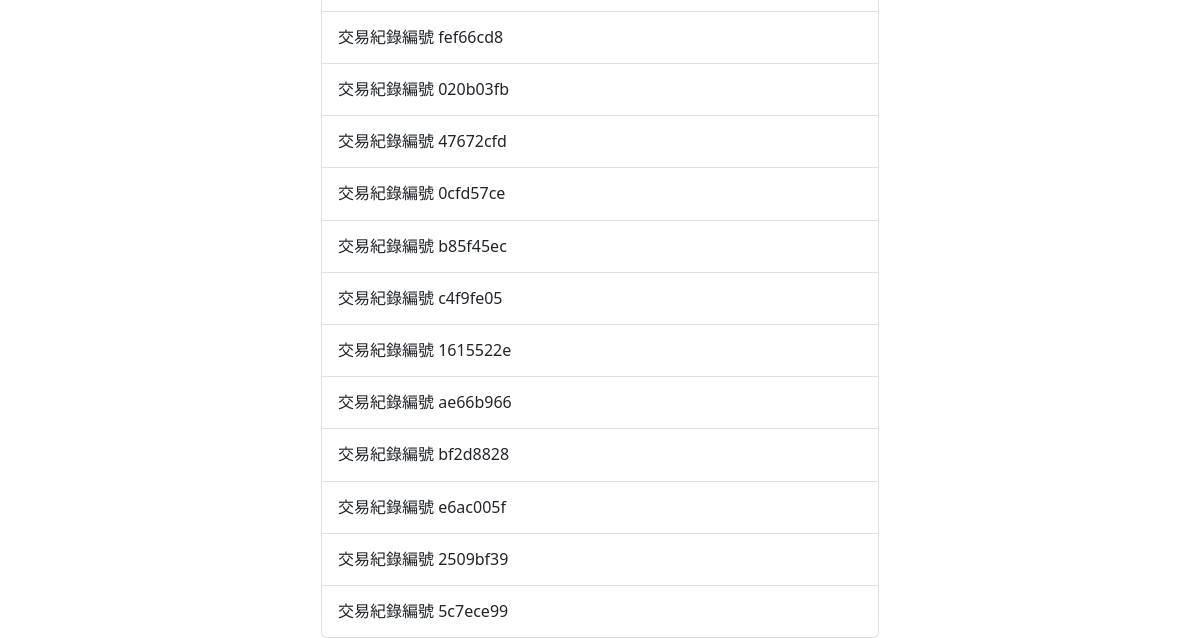
The page /transaction/ (signed in, lower part) on the database as committed earlier.
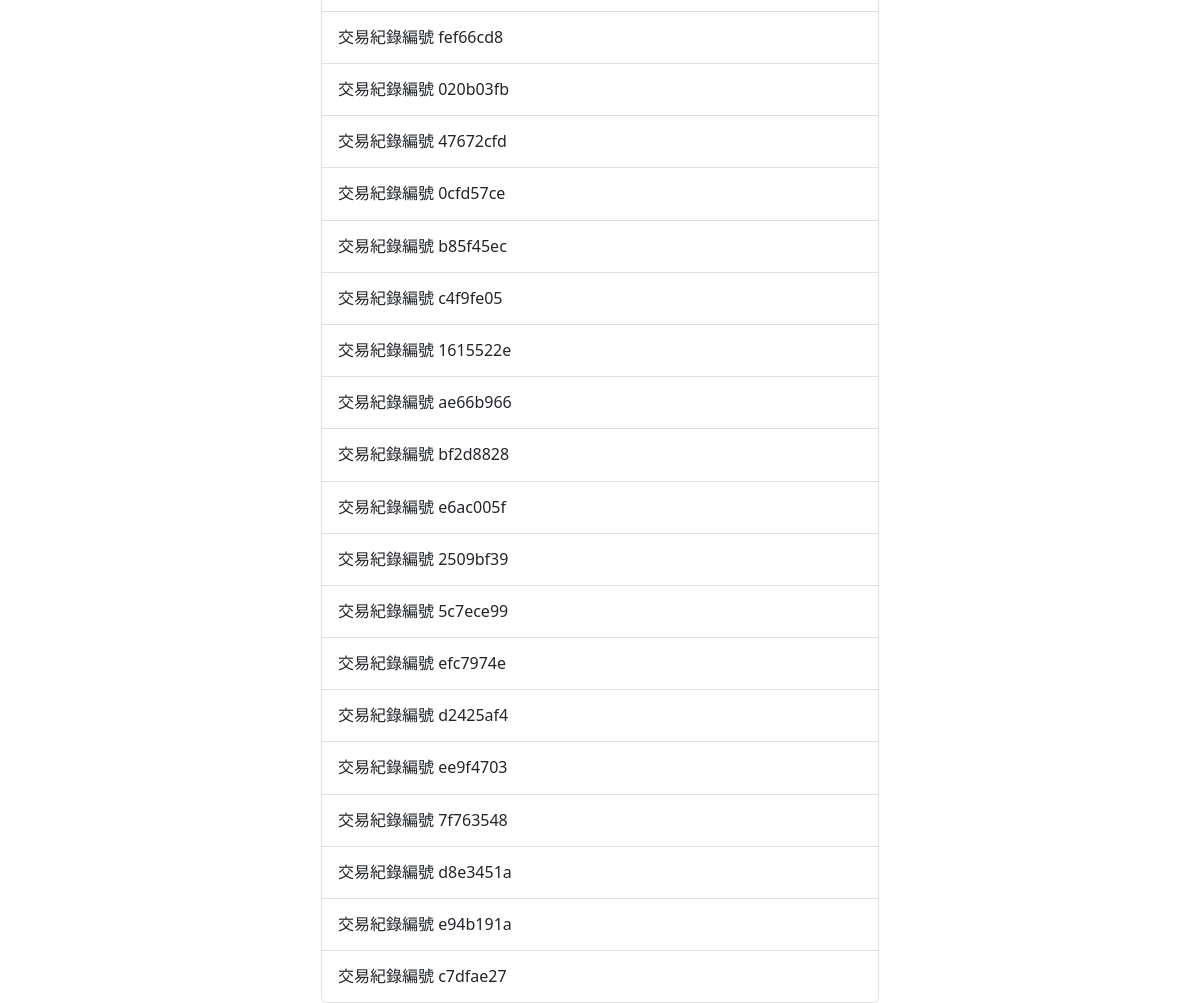
The same page on the database as committed later.
### car_rent/models.py (models this page shows, shortened)
class Transaction(models.Model):
    pick_up_car_time = models.DateTimeField()
    return_car_time = models.DateTimeField()
    transaction_id = models.CharField(max_length=50, blank=True)  # 跟隨order UUID
    transaction_user = models.ForeignKey('User', on_delete=models.SET_NULL, null=True)  # 使用者資訊
    transaction_car = models.CharField(max_length=50, null=True)  # 車輛資訊
    transaction_station = models.CharField(max_length=50, null=True)  # 站點資訊
    pay = models.IntegerField()

### car_rent/views.py (the view)
# urls.py: path('transaction/',TransactionManager),
def TransactionManager(request):
    transaction = {}
    data = []
    user_id = request.session['user_id']
    entry = Transaction.objects.filter(transaction_user=user_id)
    for i in range(len(list(entry))):
        data.append(str(list(entry)[i].transaction_id))
    transaction['trans_ID'] = data
    transaction['user_name'] = request.session.get('user_name')
    return render(request, "transaction.html", transaction)

### templates/transaction.html (shortened to what this page needs)
{% extends "base.html" %}
{% block mainBody %}
    <div class="list-group w-auto">
      {% for trans in trans_ID %}
      <a href="../transaction_detail/{{trans}}/"  class="list-group-item list-group-item-action d-flex gap-3 py-3" aria-current="true">
        <div class="d-flex gap-2 w-100 justify-content-between">
          <div>
            <h6 class="mb-0">交易紀錄編號     {% filter slice:"0:8" %}{{trans}}{% endfilter %}</h6>
          </div>
        </div>
      </a>
      {% endfor %}
    </div>
{% endblock mainBody %}

### templates/base.html (shortened to what this page needs)
<!DOCTYPE html>
<html lang="en">
<head>
    <link href="https://cdn.jsdelivr.net/npm/bootstrap@5.2.3/dist/css/bootstrap.min.css" rel="stylesheet"
>
</head>
<body>
{% load static %}
<div class="container">
    <div class="content-margin">
        {% block mainBody %}{% endblock mainBody %}
    </div>
</div>
</body>
</html>

### templates/base.html (style rules this page uses)
.content-margin { margin-left: 25%; margin-right: 25%; }

Rows that differ between the two databases and show on the page:
added Transaction: transaction "efc7974e"
added Transaction: transaction "d2425af4"
added Transaction: transaction "ee9f4703"
added Transaction: transaction "7f763548"
added Transaction: transaction "d8e3451a"
added Transaction: transaction "e94b191a"
added Transaction: transaction "c7dfae27"
Other text that changed with them:
new list line: "交易紀錄編號"
